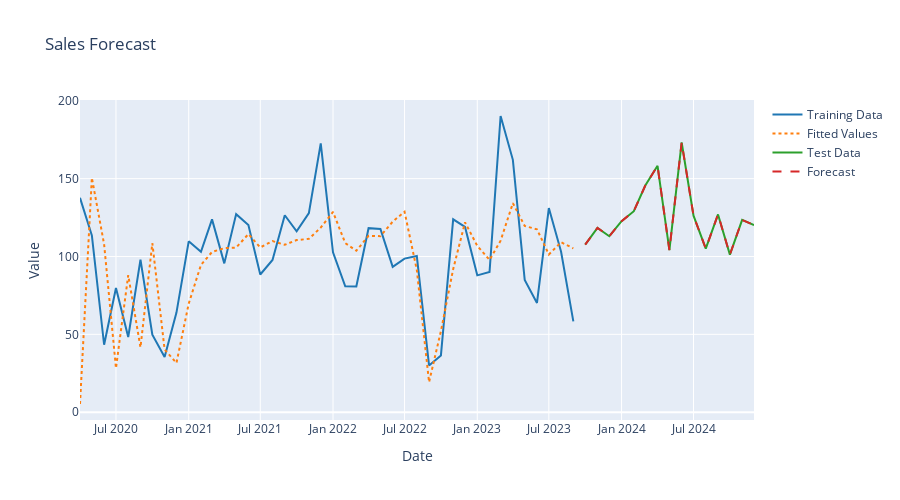

Notebook cell for this chart:
### Markdown cell above
## 1.2 - ARIMA

### Code cell
# Create ARIMA specification
spec_arima = arima_reg(
    seasonal_period=7,  # Weekly seasonality
    non_seasonal_ar=1,
    non_seasonal_differences=1,
    non_seasonal_ma=1,
    seasonal_ar=1,
    seasonal_differences=0,
    seasonal_ma=1
)

print(spec_arima)

# Fit ARIMA
fit_arima = spec_arima.fit(train_data, FORMULA_STR)
print("ARIMA model fitted!")

# Predict on test data
pred_arima = fit_arima.predict(test_data)

# Evaluate and extract outputs
fit_arima = fit_arima.evaluate(test_data)
outputs_arima, coefs_arima, stats_arima = fit_arima.extract_outputs()

display(outputs_arima)
display(coefs_arima)
display(stats_arima)

# Create interactive forecast plot
fig = plot_forecast(fit_arima, title="Sales Forecast", prediction_intervals=True)
fig.show()
